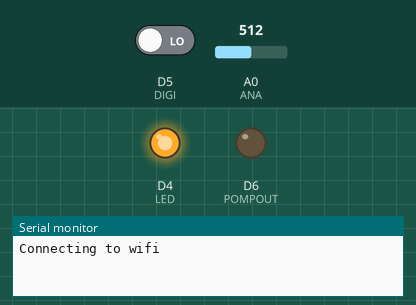
Bench run of a sketch on a simulated ESP8266 (NodeMCU). Parts: output pins drawn as LEDs (lit = HIGH), the last lines printed to the serial monitor. Inputs (shaded band) come from the test bench; at power-on: D5 (DIGI) LOW, A0 (ANA) = 512. WiFi joins after 1.5 s; servers stay silent unless stated; uploads are accepted with an empty reply.

Above: at 0.1 s.
At 1.8 s:
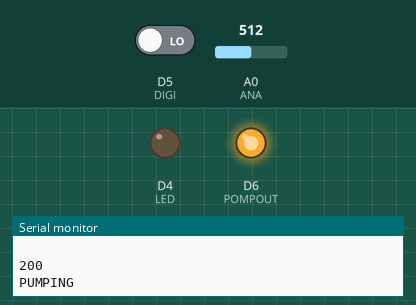
Timing chart, 0 to 3.3 s (numbered marks = the images above):
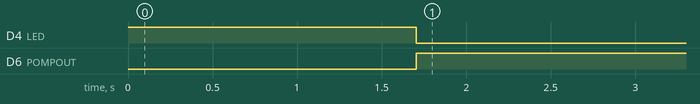

Measured:
- by itself, D4 (LED): HIGH → LOW at 1.7 s
- by itself, D6 (POMPOUT): LOW → HIGH at 1.7 s

The sketch:

self-watering-plant.ino
```cpp
#define ANA A0
#define DIGI D5
#define LED D4
#define POMPOUT D6
#define IO_USERNAME "your_username"
#define IO_FEED "feed_name"
#define IO_KEY "your_key"
#define MIN_VAL 250

#include <ESP8266WiFi.h>
#include <WiFiClient.h>
#include <ESP8266WebServer.h>
#include <ESP8266HTTPClient.h>

const char *ssid = "your_ssid";
const char *password = "your_password";

double analogValue = 0.0;
int digitalValue = 0;
double analogVolts = 0.0;
unsigned long timeHolder = 0;

void setup() {
  // put your setup code here, to run once:
  pinMode(ANA, INPUT);
  pinMode(DIGI, INPUT);
  pinMode(LED, OUTPUT);
  pinMode(POMPOUT, OUTPUT);
  digitalWrite(LED, HIGH);  // Turn the LED off because the LED is active low

  Serial.begin(115200);
  Serial.println("Connecting to wifi");

  WiFi.begin(ssid, password);

  // Wait for connection
  while (WiFi.status() != WL_CONNECTED) {
    delay(500);
    Serial.print(".");
  }

  Serial.println("");
  Serial.print("Connected to ");
  Serial.println(ssid);
  Serial.print("IP address: ");
  Serial.println(WiFi.localIP());
}

void loop() {
  HTTPClient http;
  String postData;

  analogValue = analogRead(ANA);
  digitalValue = digitalRead(DIGI);
  postData = "value=" + String(analogValue) + "&digital=" + String(digitalValue);

  // Serial data
  Serial.print("Analog raw: ");
  Serial.println(analogValue);
  Serial.print("Digital raw: ");
  Serial.println(digitalValue);
  Serial.println(" ");

  http.begin("http://io.adafruit.com/api/v2/" + String(IO_USERNAME) + "/feeds/" + String(IO_FEED) + "/data");
  http.addHeader("X-AIO-Key", IO_KEY);
  http.addHeader("Content-Type", "application/x-www-form-urlencoded");

  int httpCode = http.POST(postData);   //Send the request
  String payload = http.getString();    //Get the response payload

  Serial.println(httpCode);   //Print HTTP return code
  Serial.println(payload);    //Print request response payload

  http.end();

  if (analogValue < MIN_VAL) {
      digitalWrite(LED, HIGH);
      digitalWrite(POMPOUT, false);
      delay(10000);
  } else {
     Serial.println("PUMPING");
      digitalWrite(LED, LOW);
      digitalWrite(POMPOUT, true);
      delay(100);
  }
}
```
